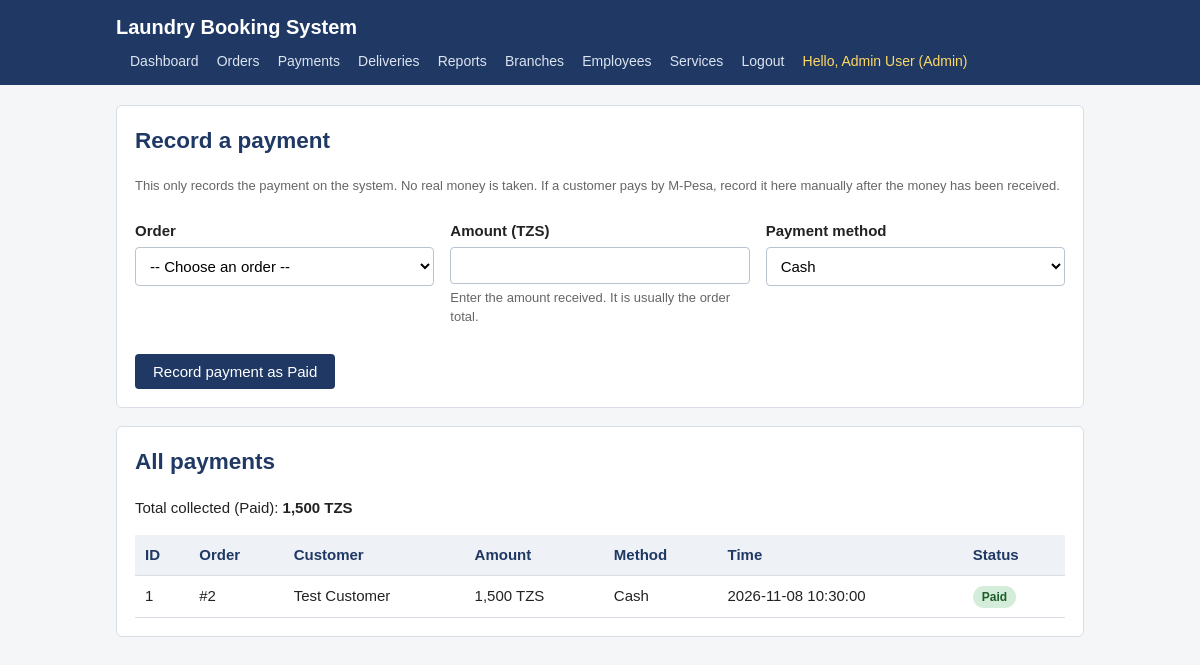
/admin/payments.php (signed in), run on the app's committed database.
### tables this page shows
CREATE TABLE Payment (
    Payment_id INT AUTO_INCREMENT PRIMARY KEY,
    Order_id INT NOT NULL,
    Payment_amount DECIMAL(10,2) NOT NULL,
    Payment_method VARCHAR(100) NOT NULL,
    Payment_time DATETIME NOT NULL,
    Payment_status VARCHAR(20) NOT NULL DEFAULT 'Unpaid',
    Mpesa_checkout_id VARCHAR(64) NULL,
    Mpesa_receipt VARCHAR(32) NULL,
    FOREIGN KEY (Order_id) REFERENCES Laundry_Order (Order_id)
        ON UPDATE CASCADE ON DELETE CASCADE
);

CREATE TABLE Laundry_Order (
    Order_id INT AUTO_INCREMENT PRIMARY KEY,
    Customer_id INT NOT NULL,
    Employee_id INT NULL,
    Branch_id INT NOT NULL,
    Order_date DATE NOT NULL,
    Due_date DATE NOT NULL,
    Order_status VARCHAR(50) NOT NULL DEFAULT 'Pending',
    Total_amount DECIMAL(10,2) NOT NULL,
    FOREIGN KEY (Customer_id) REFERENCES Customer (Customer_id)
        ON UPDATE CASCADE ON DELETE RESTRICT,
    FOREIGN KEY (Employee_id) REFERENCES Employee (Employee_id)
        ON UPDATE CASCADE ON DELETE SET NULL,
    FOREIGN KEY (Branch_id) REFERENCES Branch (Branch_id)
        ON UPDATE CASCADE ON DELETE RESTRICT
);

CREATE TABLE Customer (
    Customer_id INT AUTO_INCREMENT PRIMARY KEY,
    Customer_name VARCHAR(100) NOT NULL,
    Customer_phone VARCHAR(20) UNIQUE,
    Customer_email VARCHAR(100) UNIQUE,
    Customer_address VARCHAR(100) UNIQUE,
    Customer_password VARCHAR(255) NOT NULL,
    Created_at DATE NOT NULL
);

### config.php (called while the page is built, shortened)
<?php
function e($value) {
    return htmlspecialchars((string) $value, ENT_QUOTES, 'UTF-8');
}
function current_user() {
    return [
        'id'    => $_SESSION['user_id'],
        'type'  => $_SESSION['user_type'],
        'role'  => $_SESSION['user_role'],
        'name'  => $_SESSION['user_name'],
        'email' => $_SESSION['user_email'] ?? null,
    ];
}
function status_class($status) {
    switch ($status) {
        case 'Paid':       return 'badge-paid';
    }
}

### admin/payments.php (the view, shortened to what this page needs)
<?php
require_once __DIR__ . '/../config.php';
$user = current_user();
$methods = ['Cash', 'M-Pesa', 'Bank Transfer'];
$payments = $pdo->query(
    'SELECT p.Payment_id, p.Payment_amount, p.Payment_method,
            p.Payment_time, p.Payment_status,
            o.Order_id, o.Total_amount, c.Customer_name
     FROM Payment p
     JOIN Laundry_Order o ON o.Order_id = p.Order_id
     JOIN Customer c ON c.Customer_id = o.Customer_id
     ORDER BY p.Payment_time DESC, p.Payment_id DESC'
)->fetchAll();
$totalCollected = 0.0;
foreach ($payments as $p) {
    if ($p['Payment_status'] === 'Paid') {
        $totalCollected += (float) $p['Payment_amount'];
    }
}
?>
<!DOCTYPE html>
<html lang="en">
<head>
<link rel="stylesheet" href="../css/style.css">
</head>
<body>
<header>
  <div class="wrap">
    <h1><a href="index.php">Laundry Booking System</a></h1>
    <nav>
      <a href="index.php">Dashboard</a>
      <a href="orders.php">Orders</a>
      <a href="payments.php">Payments</a>
      <a href="deliveries.php">Deliveries</a>
      <a href="reports.php">Reports</a>
      <?php if ($user['role'] === 'Admin'): ?>
        <a href="branches.php">Branches</a>
        <a href="employees.php">Employees</a>
        <a href="services.php">Services</a>
      <?php endif; ?>
      <a href="../logout.php">Logout</a>
      <span class="who">Hello, <?php echo e($user['name']); ?> (<?php echo e($user['role']); ?>)</span>
    </nav>
  </div>
</header>
<main><div class="wrap">
<div class="card">
  <h2>Record a payment</h2>
  <p class="muted">This only records the payment on the system. No real money
  is taken. If a customer pays by M-Pesa, record it here manually after
  the money has been received.</p>
  <form method="post" action="payments.php">
    <div class="form-row">
      <div>
        <label for="order_id">Order</label>
        <select id="order_id" name="order_id" required>
          <option value="">-- Choose an order --</option>
        </select>
      </div>
      <div>
        <label for="amount">Amount (TZS)</label>
        <input type="number" id="amount" name="amount" min="1" step="0.01" required>
        <p class="help">Enter the amount received. It is usually the order total.</p>
      </div>
      <div>
        <label for="method">Payment method</label>
        <select id="method" name="method" required>
          <?php foreach ($methods as $m): ?>
            <option value="<?php echo e($m); ?>"><?php echo e($m); ?></option>
          <?php endforeach; ?>
        </select>
      </div>
    </div>
    <button class="btn" type="submit" name="save">Record payment as Paid</button>
  </form>
</div>
<div class="card">
  <h2>All payments</h2>
  <p>Total collected (Paid): <strong><?php echo number_format($totalCollected, 0); ?> TZS</strong></p>
  <?php if ($payments): ?>
    <div class="table-wrap"><table>
      <tr>
        <th>ID</th><th>Order</th><th>Customer</th><th>Amount</th>
        <th>Method</th><th>Time</th><th>Status</th>
      </tr>
      <?php foreach ($payments as $p): ?>
        <tr>
          <td><?php echo (int) $p['Payment_id']; ?></td>
          <td>#<?php echo (int) $p['Order_id']; ?></td>
          <td><?php echo e($p['Customer_name']); ?></td>
          <td><?php echo number_format((float) $p['Payment_amount'], 0); ?> TZS</td>
          <td><?php echo e($p['Payment_method']); ?></td>
          <td><?php echo e($p['Payment_time']); ?></td>
          <td><span class="badge <?php echo e(status_class($p['Payment_status'])); ?>"><?php echo e($p['Payment_status']); ?></span></td>
        </tr>
      <?php endforeach; ?>
    </table></div>
  <?php else: ?>
    <p>No payments recorded yet.</p>
  <?php endif; ?>
</div>
</div></main>
</body>
</html>

### css/style.css (style rules this page uses)
* { box-sizing: border-box; }
body { margin: 0; font-family: Arial, Helvetica, sans-serif; font-size: 15px; line-height: 1.5; color: #222; background: #f4f6f8; }
a { color: #1f3864; }
header { background: #1f3864; color: #fff; padding: 12px 0; }
header .wrap { max-width: 1000px; margin: 0 auto; padding: 0 16px; display: flex; align-items: center; justify-content: space-between; flex-wrap: wrap; gap: 8px; }
header h1 { margin: 0; font-size: 20px; }
header h1 a { color: #fff; text-decoration: none; }
nav a { color: #dbe4f0; text-decoration: none; margin-left: 14px; font-size: 14px; }
nav .who { color: #ffd966; margin-left: 14px; font-size: 14px; }
.wrap { max-width: 1000px; margin: 0 auto; padding: 0 16px; }
main { padding: 20px 0 40px; }
h2 { color: #1f3864; margin-top: 0; }
.card { background: #fff; border: 1px solid #d9dee6; border-radius: 6px; padding: 18px; margin-bottom: 18px; }
.muted { color: #666; font-size: 13px; }
label { display: block; margin: 12px 0 4px; font-weight: bold; }
input[type="text"], input[type="email"], input[type="password"], input[type="number"], input[type="date"], input[type="datetime-local"], select, textarea { width: 100%; padding: 9px 10px; border: 1px solid #b9c2cf; border-radius: 4px; font-size: 15px; background: #fff; }
.form-row { display: flex; gap: 16px; flex-wrap: wrap; }
.form-row > div { flex: 1 1 200px; }
.help { font-size: 13px; color: #666; margin-top: 4px; }
.btn { display: inline-block; padding: 9px 18px; border: none; border-radius: 4px; background: #1f3864; color: #fff; font-size: 15px; cursor: pointer; text-decoration: none; margin-top: 14px; }
table { width: 100%; border-collapse: collapse; background: #fff; }
th, td { padding: 9px 10px; border-bottom: 1px solid #d9dee6; text-align: left; vertical-align: top; }
th { background: #eef1f5; color: #1f3864; }
.table-wrap { overflow-x: auto; }
.badge { display: inline-block; padding: 2px 9px; border-radius: 20px; font-size: 12px; font-weight: bold; white-space: nowrap; }
.badge-paid { background: #d4edda; color: #1e5c2a; }

### data on the page
payment: Payment_id "1", Order.Order_id "2", customer.Customer_name "Test Customer", Payment_amount "1,500", Payment_method "Cash", Payment_time "2026-11-08 10:30:00", Payment_status "Paid"

### other printed values
$user['name'] "Admin User"
$user['role'] "Admin"
$totalCollected "1,500"
form field method "Cash"
